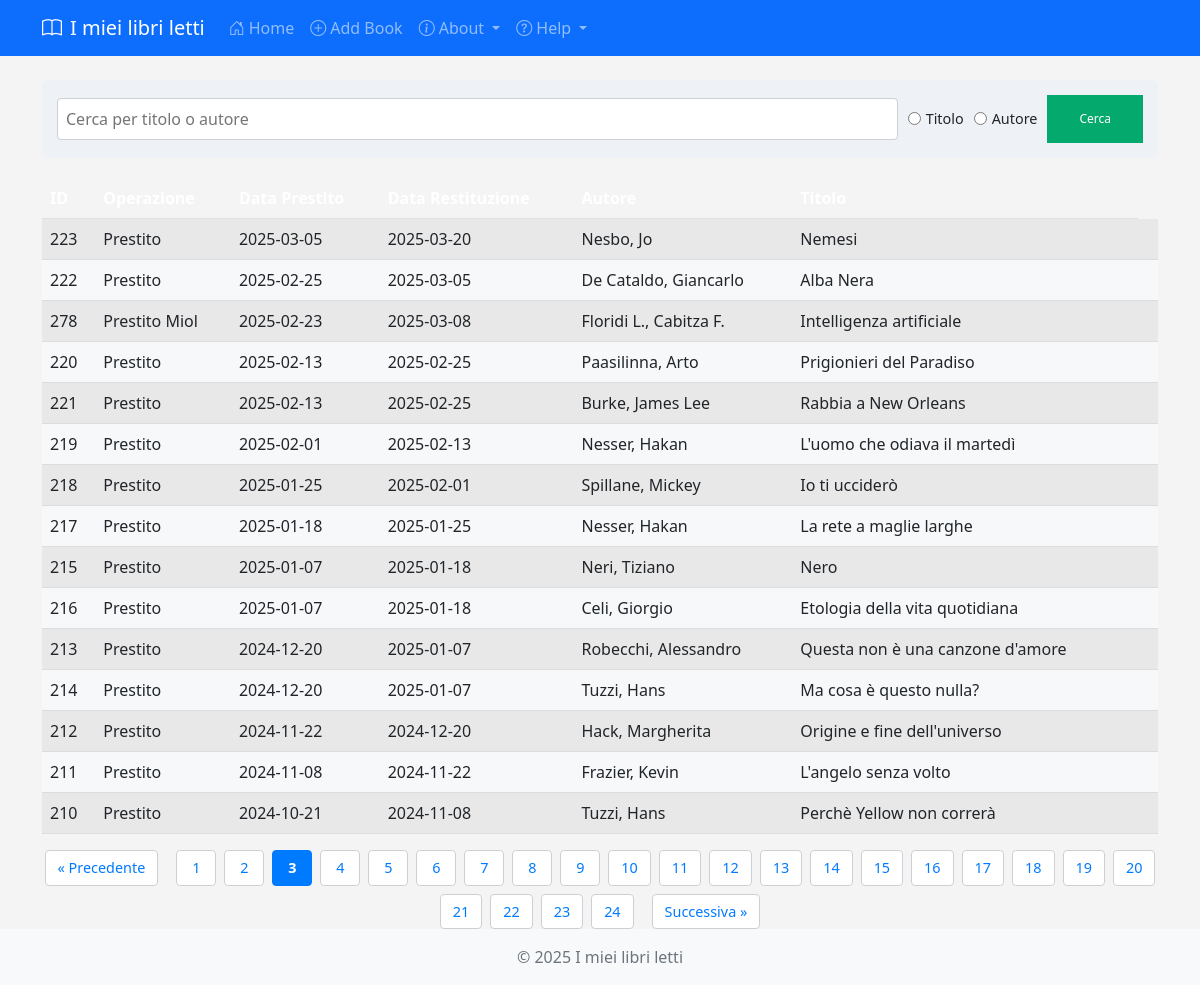
The app's page /?page=3&per_page=15 with its own data.
### models.py (models this page shows)
class Book(Base):
    __tablename__ = "storico"
    id = Column(Integer, primary_key=True, index=True)
    operazione = Column(String)
    dataRitiro = Column(String)
    dataChiusura = Column(String)
    autore = Column(String)
    titolo = Column(String, index=True)

### main.py (the view)
@app.get("/")
def home(request: Request, db: Session = Depends(get_db),page: int = page,per_page: int = PerPage):
    total = crud.get_books_count(db)
    books = crud.get_books(db,page,per_page)
    total_pages = (total + per_page - 1) // per_page
    return templates.TemplateResponse("index.html", {
        "request": request,
        "books": books,
        "page": page,
        "per_page": per_page,
        "total_pages": total_pages
    })

### templates/index.html (shortened to what this page needs)
{% extends "base.html" %}
{% block content %}
    <form method="get" action="/search" class="search-form">
        <input type="text" name="query" size="30" placeholder="Cerca per titolo o autore">
        <label><input type="radio" name="search_field" value="titolo" {% if search_field == 'titolo' %}checked{% endif %}> Titolo</label>
        <label><input type="radio" name="search_field" value="autore" {% if search_field == 'autore' %}checked{% endif %}> Autore</label>
        <button type="submit" size="10">Cerca</button>
    </form>
    {% if books %}
    <table class="table table-striped">
        <thead>
            <tr>
                <th>ID</th>
                <th>Operazione</th>
                <th>Data Prestito</th>
                <th>Data Restituzione</th>
                <th>Autore</th>
                <th>Titolo</th>
            </tr>
        </thead>
        <tbody>
            {% for book in books %}
            <tr>
                <td>{{ book.id }}</td>
                <td>{{ book.operazione }}</td>
                <td>{{ book.dataRitiro }}</td>
                <td>{{ book.dataChiusura }}</td>
                <td>{{ book.autore }}</td>
                <td>{{ book.titolo }}</td>
                <td>
                </td>
            </tr>
            {% endfor %}
        </tbody>
    </table>
    {% else %}
    <p>No books in the library yet.</p>
    {% endif %}
    <div class="pagination">
        {% if page > 1 %}
            <a style="margin-right: 10px;" href="?page={{ page - 1 }}&per_page={{ per_page }}">&laquo;  Precedente</a>
        {% endif %}
        {% for p in range(1, total_pages + 1) %}
            {% if p == page %}
                <span>{{ p }}</span>
            {% else %}
                <a href="?page={{ p }}&per_page={{ per_page }}">{{ p }}</a>
            {% endif %}
        {% endfor %}
        {% if page < total_pages %}
            <a style="margin-left: 10px;" href="?page={{ page + 1 }}&per_page={{ per_page }}">Successiva &raquo;</a>
        {% endif %}
    </div>
{% endblock %}

### static/styles.css (style rules this page uses)
body { background-color: #f4f4f4; font-family: 'Segoe UI', Tahoma, Geneva, Verdana, sans-serif; }
.table { margin-top: 20px; }

### templates/index.html (style rules this page uses)
* { box-sizing: border-box; margin: 0; padding: 0; }
.search-form { display: flex; flex-wrap: wrap; gap: 10px; margin-bottom: 20px; align-items: center; background: #eef2f7; padding: 15px; border-radius: 6px; }
.search-form input[type="text"], .search-form select { padding: 8px; border: 1px solid #ccd0d5; border-radius: 4px; flex: 1; min-width: 150px; }
.search-form label { display: flex; align-items: center; font-size: 0.9rem; gap: 5px; }
.search-form button { background-color: #04AA6D; border: none; color: white; padding: 15px 32px; text-align: center; text-decoration: none; display: inline-block; font-size: 12px; }
table thead th { background-color: #007bff; color: #fff; padding: 10px; text-align: left; }
table tbody tr:nth-child(even) { background-color: #f6f8fa; }
table tbody td { padding: 10px; border-bottom: 1px solid #ddd; }
.pagination { display: flex; justify-content: center; flex-wrap: wrap; gap: 8px; }
.pagination a, .pagination span { padding: 6px 12px; text-decoration: none; border: 1px solid #ccd0d5; border-radius: 4px; min-width: 40px; text-align: center; font-size: 0.9rem; }
.pagination a { background-color: #fff; color: #007bff; transition: background-color 0.3s ease; }
.pagination span { background-color: #007bff; color: #fff; font-weight: bold; border-color: #007bff; }

### records on screen
Book: id "223", operazione "Prestito", dataRitiro "2025-03-05", dataChiusura "2025-03-20", autore "Nesbo, Jo", titolo "Nemesi"
Book: id "222", operazione "Prestito", dataRitiro "2025-02-25", dataChiusura "2025-03-05", autore "De Cataldo, Giancarlo", titolo "Alba Nera"
Book: id "278", operazione "Prestito Miol", dataRitiro "2025-02-23", dataChiusura "2025-03-08", autore "Floridi L., Cabitza F.", titolo "Intelligenza artificiale"
Book: id "220", operazione "Prestito", dataRitiro "2025-02-13", dataChiusura "2025-02-25", autore "Paasilinna, Arto", titolo "Prigionieri del Paradiso"
Book: id "221", operazione "Prestito", dataRitiro "2025-02-13", dataChiusura "2025-02-25", autore "Burke, James Lee", titolo "Rabbia a New Orleans"
Book: id "219", operazione "Prestito", dataRitiro "2025-02-01", dataChiusura "2025-02-13", autore "Nesser, Hakan", titolo "L'uomo che odiava il martedì"
Book: id "218", operazione "Prestito", dataRitiro "2025-01-25", dataChiusura "2025-02-01", autore "Spillane, Mickey", titolo "Io ti ucciderò"
Book: id "217", operazione "Prestito", dataRitiro "2025-01-18", dataChiusura "2025-01-25", autore "Nesser, Hakan", titolo "La rete a maglie larghe"
Book: id "215", operazione "Prestito", dataRitiro "2025-01-07", dataChiusura "2025-01-18", autore "Neri, Tiziano", titolo "Nero"
Book: id "216", operazione "Prestito", dataRitiro "2025-01-07", dataChiusura "2025-01-18", autore "Celi, Giorgio", titolo "Etologia della vita quotidiana"
Book: id "213", operazione "Prestito", dataRitiro "2024-12-20", dataChiusura "2025-01-07", autore "Robecchi, Alessandro", titolo "Questa non è una canzone d'amore"
Book: id "214", operazione "Prestito", dataRitiro "2024-12-20", dataChiusura "2025-01-07", autore "Tuzzi, Hans", titolo "Ma cosa è questo nulla?"
Book: id "212", operazione "Prestito", dataRitiro "2024-11-22", dataChiusura "2024-12-20", autore "Hack, Margherita", titolo "Origine e fine dell'universo"
Book: id "211", operazione "Prestito", dataRitiro "2024-11-08", dataChiusura "2024-11-22", autore "Frazier, Kevin", titolo "L'angelo senza volto"
Book: id "210", operazione "Prestito", dataRitiro "2024-10-21", dataChiusura "2024-11-08", autore "Tuzzi, Hans", titolo "Perchè Yellow non correrà"

### other values on screen
{{ p }} "1" "2" "4" "5" "6" "7" "8" "9" "10" "11" "12" "13" "14" "15" "16" "17" "18" "19" "20" "21" "22" "23" "24"
{{ p }} "3"
